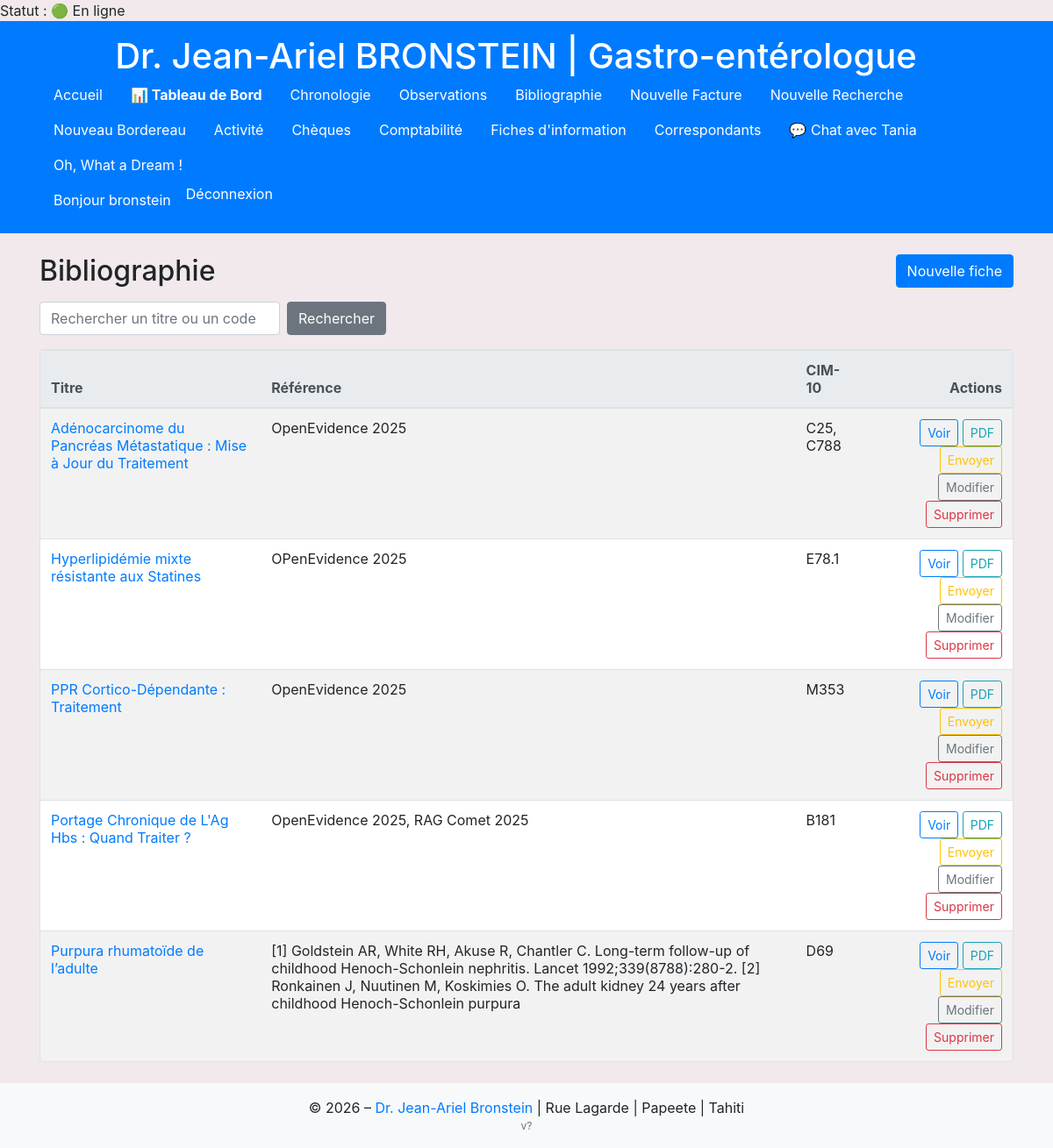
The page /facturation/bibliographie/ (signed in) on the database its author committed.
### comptabilite/models.py (models this page shows, shortened)
class Bibliographie(models.Model):
    titre = models.CharField(max_length=200, unique=True, verbose_name="Titre")
    reference = models.CharField(max_length=255, blank=True, verbose_name="Référence")
    resume = models.TextField(blank=True, verbose_name="Résumé")
    texte = models.TextField(blank=True, verbose_name="Texte complet")
    lien = models.URLField(blank=True, verbose_name="Lien externe")
    codes_cim10 = models.CharField(
        max_length=255,
        blank=True,
        verbose_name="Codes CIM-10",
        help_text="Séparez les codes par une virgule ou un espace."
    )
    created_at = models.DateTimeField(auto_now_add=True)
    updated_at = models.DateTimeField(auto_now=True)
    class Meta:
        ordering = ["titre"]
        verbose_name = "Bibliographie"
        verbose_name_plural = "Bibliographies"
    def codes_list(self):
        raw = self.codes_cim10 or ""
        return [code.strip().upper() for code in re.split(r"[;,\s]+", raw) if code.strip()]

### comptabilite/views.py (the view)
# urls.py: path('bibliographie/', views.BibliographieListView.as_view(), name='bibliographie_list'),
class BibliographieListView(LoginRequiredMixin, ListView):
    login_url = 'login'
    redirect_field_name = 'next'
    model = Bibliographie
    template_name = 'comptabilite/bibliographie_list.html'
    context_object_name = 'bibliographies'
    def get_queryset(self):
        qs = super().get_queryset()
        q = (self.request.GET.get('q') or '').strip()
        if q:
            qs = qs.filter(Q(titre__icontains=q) | Q(codes_cim10__icontains=q))
        return qs
    def get_context_data(self, **kwargs):
        ctx = super().get_context_data(**kwargs)
        ctx['q'] = (self.request.GET.get('q') or '').strip()
        return ctx

### comptabilite/models.py (called while the page is built)
    def is_online(self):
        return timezone.now() - self.last_seen < timezone.timedelta(minutes=5)

### comptabilite/templatetags/user_extras.py (called while the page is built)
@register.simple_tag
def get_user_profile(user):
    if user and user.is_authenticated:
        profile, _ = UserProfile.objects.get_or_create(user=user)
        return profile
    return None

### myproject/context_processors.py (called while the page is built)
def app_version(request):
    return {'APP_VERSION': _get_version()}

### comptabilite/templates/comptabilite/bibliographie_list.html (shortened to what this page needs)
{% extends 'base.html' %}
{% block content %}
<div class="d-flex justify-content-between align-items-center mb-3">
  <h2 class="mb-0">Bibliographie</h2>
  <a class="btn btn-primary" href="{% url 'bibliographie_create' %}">Nouvelle fiche</a>
</div>
<form method="get" class="form-inline mb-3" role="search">
  <input type="text" name="q" class="form-control mr-2" placeholder="Rechercher un titre ou un code" value="{{ q }}">
  <button type="submit" class="btn btn-secondary">Rechercher</button>
</form>
{% if bibliographies %}
  <div class="table-responsive bg-white border rounded">
    <table class="table table-striped mb-0">
      <thead class="thead-light">
        <tr>
          <th scope="col">Titre</th>
          <th scope="col">Référence</th>
          <th scope="col">CIM-10</th>
          <th scope="col" class="text-right">Actions</th>
        </tr>
      </thead>
      <tbody>
        {% for entry in bibliographies %}
          <tr>
            <td><a href="{% url 'bibliographie_detail' entry.pk %}">{{ entry.titre }}</a></td>
            <td>{{ entry.reference|default:'—' }}</td>
            <td>{{ entry.codes_list|join:', '|default:'—' }}</td>
            <td class="text-right">
              <a class="btn btn-sm btn-outline-primary" href="{% url 'bibliographie_detail' entry.pk %}">Voir</a>
              <a class="btn btn-sm btn-outline-info" href="{% url 'bibliographie_pdf' entry.pk %}" target="_blank" rel="noopener">PDF</a>
              <form method="post" action="{% url 'bibliographie_send_email' entry.pk %}" class="d-inline">
                <button type="submit" class="btn btn-sm btn-outline-warning">Envoyer</button>
              </form>
              <a class="btn btn-sm btn-outline-secondary" href="{% url 'bibliographie_update' entry.pk %}">Modifier</a>
              <a class="btn btn-sm btn-outline-danger" href="{% url 'bibliographie_delete' entry.pk %}">Supprimer</a>
            </td>
          </tr>
        {% endfor %}
      </tbody>
    </table>
  </div>
{% else %}
  <div class="alert alert-info mb-0">Aucune fiche trouvée.</div>
{% endif %}
{% endblock %}

### templates/base.html (shortened to what this page needs)
{% load static %}
{% load user_extras %}
{% if request.user.is_authenticated %}
  {% get_user_profile request.user as profile %}
  {% if profile %}
    Statut : {% if profile.is_online %}🟢 En ligne{% else %}⚪ Hors ligne{% endif %}
  {% endif %}
{% endif %}
<!DOCTYPE html>
<html lang="fr">
<head>
  <link rel="stylesheet" href="https://stackpath.bootstrapcdn.com/bootstrap/4.5.2/css/bootstrap.min.css">
  <link rel="stylesheet" href="{% static 'css/style.css' %}">
  <link rel="stylesheet" href="https://cdnjs.cloudflare.com/ajax/libs/bootstrap-datepicker/1.9.0/css/bootstrap-datepicker.min.css">
</head>
<body data-user-id="{{ request.user.id|default:'' }}" data-msg-url="{% url 'get_messages' %}" data-chat-template="{% url 'chat_view' 0 %}">
  <header class="bg-primary text-white py-3">
    <div class="container text-center">
      <h1 class="mb-0 mr-4">Dr. Jean-Ariel BRONSTEIN | Gastro-entérologue</h1>
      <nav class="flex-grow-1">
        <ul class="nav">
          <li class="nav-item"><a class="nav-link text-white" href="{% url 'patients_list' %}">Accueil</a></li>
          <li class="nav-item"><a class="nav-link text-white" href="{% url 'dashboard' %}"><strong>📊 Tableau de Bord</strong></a></li>
          <li class="nav-item"><a class="nav-link text-white" href="{% url 'facturation_list' %}">Chronologie</a></li>
          <li class="nav-item"><a class="nav-link text-white" href="{% url 'observations_patient_list' %}">Observations</a></li>
          <li class="nav-item"><a class="nav-link text-white" href="{% url 'bibliographie_list' %}">Bibliographie</a></li>
          <li class="nav-item"><a class="nav-link text-white" href="{% url 'facturation_create' %}">Nouvelle Facture</a></li>
          <li class="nav-item"><a class="nav-link text-white" href="{% url 'facturation_search_list' %}">Nouvelle Recherche</a></li>
          <li class="nav-item"><a class="nav-link text-white" href="{% url 'create_bordereau' %}">Nouveau Bordereau</a></li>
          <li class="nav-item"><a class="nav-link text-white" href="{% url 'activity_list' %}">Activité</a></li>
          <li class="nav-item"><a class="nav-link text-white" href="{% url 'cheque_listing' %}">Chèques</a></li>
          <li class="nav-item"><a class="nav-link text-white" href="{% url 'comptabilite_summary' %}">Comptabilité</a></li>
          <li class="nav-item"><a class="nav-link text-white" href="{% url 'fiches_information' %}">Fiches d'information</a></li>
          <li class="nav-item"><a class="nav-link text-white" href="{% url 'correspondants_list' %}">Correspondants</a></li>
          {% if request.user.username == "bronstein" %}
  <li><a class="nav-link text-white chat-open" href="{% url 'chat_view' 3 %}">💬 Chat avec Tania</a></li>
{% elif request.user.username == "Tania" %}
  <li><a class="nav-link text-white chat-open" href="{% url 'chat_view' 1 %}">💬 Chat avec Taote</a></li>
{% endif %}
          <li class="nav-item">
            <a class="nav-link text-white" href="javascript:void(0)" onclick="ouvrirLienAuHasard()">Oh, What a Dream !</a>
          </li>
        </ul>
      </nav>
      <ul class="nav">
        {% if user.is_authenticated %}
          <li class="nav-item"><span class="nav-link disabled text-white">Bonjour {{ user.get_username }}</span></li>
          <li class="nav-item">
            <form method="post" action="{% url 'logout' %}">
              <button type="submit" class="btn btn-link nav-link text-white p-0">Déconnexion</button>
            </form>
          </li>
        {% else %}
          <li class="nav-item"><a class="nav-link text-white" href="{% url 'login' %}">Connexion</a></li>
        {% endif %}
      </ul>
    </div>
  </header>
  <main class="container my-4">
    {% block content %}{% endblock %}
  </main>
  <footer class="bg-light text-center py-3">
    <div class="container">
      <p class="mb-0">&copy; 2026 – <a href="{% url 'admin:index' %}">Dr. Jean-Ariel Bronstein</a> | Rue Lagarde | Papeete | Tahiti</p>
      <p class="mb-0 text-muted" style="font-size:0.75rem;">{{ APP_VERSION }}</p>
    </div>
  </footer>
</body>
</html>

### static/css/style.css (style rules this page uses)
table { table-layout: auto; width: 100%; }

### templates/base.html (style rules this page uses)
body { background-color: #f1e9ec; }

### rows shown on the page
Bibliographie: titre "Adénocarcinome du Pancréas Métastatique : Mise à Jour du Traitement", reference "OpenEvidence 2025", codes_list "C25, C788"
Bibliographie: titre "Hyperlipidémie mixte résistante aux Statines", reference "OPenEvidence 2025", codes_list "E78.1"
Bibliographie: titre "PPR Cortico-Dépendante : Traitement", reference "OpenEvidence 2025", codes_list "M353"
Bibliographie: titre "Portage Chronique de L'Ag Hbs : Quand Traiter ?", reference "OpenEvidence 2025, RAG Comet 2025", codes_list "B181"
Bibliographie: titre "Purpura rhumatoïde de l’adulte", reference "[1] Goldstein AR, White RH, Akuse R, Chantler C. Long-term follow-up of childhood Henoch-Schonlein nephritis. Lancet 1992;339(8788):280-2. [2] Ronkainen J, Nuutinen M, Koskimies O. The adult kidney 24 years after childhood Henoch-Schonlein purpura", codes_list "D69"

### other values the page prints
{{ user.get_username }} "bronstein"
{{ APP_VERSION }} "v?"
